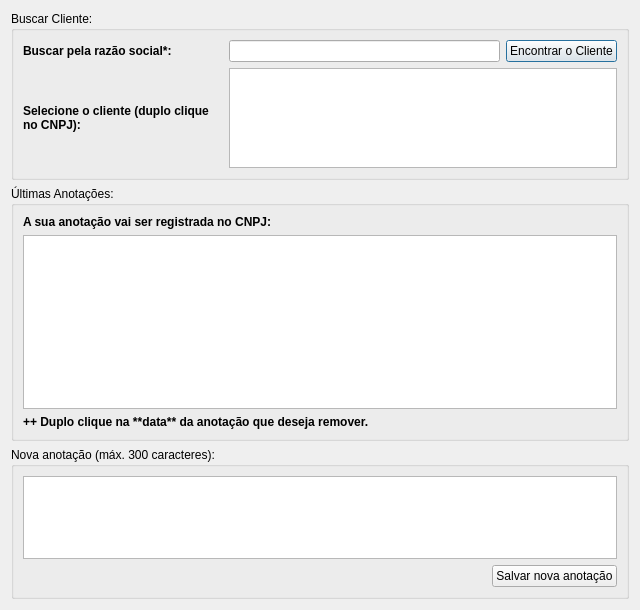
<?xml version="1.0" encoding="UTF-8"?>
<ui version="4.0">
 <class>clientnotespj</class>
 <widget class="QDialog" name="clientnotespj">
  <property name="geometry">
   <rect>
    <x>0</x>
    <y>0</y>
    <width>640</width>
    <height>610</height>
   </rect>
  </property>
  <property name="windowTitle">
   <string>Dialog</string>
  </property>
  <layout class="QVBoxLayout" name="verticalLayout_4">
   <item>
    <widget class="QGroupBox" name="groupBox_pj">
     <property name="title">
      <string>Buscar Cliente:</string>
     </property>
     <layout class="QVBoxLayout" name="verticalLayout">
      <item>
       <layout class="QHBoxLayout" name="horizontalLayout_4">
        <item>
         <widget class="QLabel" name="label_notespj_nome">
          <property name="minimumSize">
           <size>
            <width>200</width>
            <height>0</height>
           </size>
          </property>
          <property name="maximumSize">
           <size>
            <width>200</width>
            <height>16777215</height>
           </size>
          </property>
          <property name="font">
           <font>
            <weight>75</weight>
            <bold>true</bold>
           </font>
          </property>
          <property name="text">
           <string>Buscar pela razão social*:</string>
          </property>
         </widget>
        </item>
        <item>
         <widget class="QLineEdit" name="lineedit_notespj_nome"/>
        </item>
        <item>
         <widget class="QPushButton" name="encontrar_clientepj_button">
          <property name="text">
           <string>Encontrar o Cliente</string>
          </property>
         </widget>
        </item>
       </layout>
      </item>
      <item>
       <layout class="QHBoxLayout" name="horizontalLayout_3">
        <item>
         <widget class="QLabel" name="label_notespj_clients">
          <property name="minimumSize">
           <size>
            <width>200</width>
            <height>0</height>
           </size>
          </property>
          <property name="maximumSize">
           <size>
            <width>200</width>
            <height>16777215</height>
           </size>
          </property>
          <property name="font">
           <font>
            <weight>75</weight>
            <bold>true</bold>
           </font>
          </property>
          <property name="layoutDirection">
           <enum>Qt::LeftToRight</enum>
          </property>
          <property name="text">
           <string>Selecione o cliente (duplo clique no CNPJ):</string>
          </property>
          <property name="alignment">
           <set>Qt::AlignLeading|Qt::AlignLeft|Qt::AlignVCenter</set>
          </property>
          <property name="wordWrap">
           <bool>true</bool>
          </property>
         </widget>
        </item>
        <item>
         <widget class="QTableView" name="tableview_notespj_clients">
          <property name="minimumSize">
           <size>
            <width>0</width>
            <height>70</height>
           </size>
          </property>
          <property name="maximumSize">
           <size>
            <width>16777215</width>
            <height>100</height>
           </size>
          </property>
          <property name="gridStyle">
           <enum>Qt::DashLine</enum>
          </property>
          <attribute name="horizontalHeaderVisible">
           <bool>false</bool>
          </attribute>
          <attribute name="horizontalHeaderHighlightSections">
           <bool>false</bool>
          </attribute>
          <attribute name="verticalHeaderVisible">
           <bool>false</bool>
          </attribute>
          <attribute name="verticalHeaderHighlightSections">
           <bool>false</bool>
          </attribute>
         </widget>
        </item>
       </layout>
      </item>
     </layout>
    </widget>
   </item>
   <item>
    <widget class="QGroupBox" name="groupBox_2_pj">
     <property name="title">
      <string>Últimas Anotações:</string>
     </property>
     <layout class="QVBoxLayout" name="verticalLayout_3">
      <item>
       <layout class="QHBoxLayout" name="horizontalLayout">
        <item>
         <widget class="QLabel" name="label_notespj_1">
          <property name="font">
           <font>
            <weight>75</weight>
            <bold>true</bold>
           </font>
          </property>
          <property name="text">
           <string>A sua anotação vai ser registrada no CNPJ:</string>
          </property>
         </widget>
        </item>
        <item>
         <widget class="QLabel" name="label_input_cnpj">
          <property name="text">
           <string/>
          </property>
         </widget>
        </item>
       </layout>
      </item>
      <item>
       <widget class="QTableView" name="tableView_notespj_ultimas_anotacoes">
        <property name="minimumSize">
         <size>
          <width>0</width>
          <height>100</height>
         </size>
        </property>
        <attribute name="horizontalHeaderVisible">
         <bool>false</bool>
        </attribute>
        <attribute name="horizontalHeaderHighlightSections">
         <bool>false</bool>
        </attribute>
        <attribute name="verticalHeaderVisible">
         <bool>false</bool>
        </attribute>
        <attribute name="verticalHeaderHighlightSections">
         <bool>false</bool>
        </attribute>
       </widget>
      </item>
      <item>
       <widget class="QLabel" name="label">
        <property name="font">
         <font>
          <weight>75</weight>
          <bold>true</bold>
         </font>
        </property>
        <property name="text">
         <string>++ Duplo clique na **data** da anotação que deseja remover.</string>
        </property>
       </widget>
      </item>
     </layout>
    </widget>
   </item>
   <item>
    <widget class="QGroupBox" name="groupBox_3_pj">
     <property name="title">
      <string>Nova anotação (máx. 300 caracteres):</string>
     </property>
     <layout class="QVBoxLayout" name="verticalLayout_2">
      <item>
       <widget class="QTextEdit" name="textEdit_notespj">
        <property name="maximumSize">
         <size>
          <width>16777215</width>
          <height>100</height>
         </size>
        </property>
       </widget>
      </item>
      <item>
       <layout class="QHBoxLayout" name="horizontalLayout_2">
        <item>
         <spacer name="horizontalSpacer">
          <property name="orientation">
           <enum>Qt::Horizontal</enum>
          </property>
          <property name="sizeHint" stdset="0">
           <size>
            <width>40</width>
            <height>20</height>
           </size>
          </property>
         </spacer>
        </item>
        <item>
         <widget class="QPushButton" name="pushButton_notespj_salvar">
          <property name="text">
           <string>Salvar nova anotação</string>
          </property>
         </widget>
        </item>
       </layout>
      </item>
     </layout>
    </widget>
   </item>
  </layout>
 </widget>
 <resources/>
 <connections/>
</ui>
